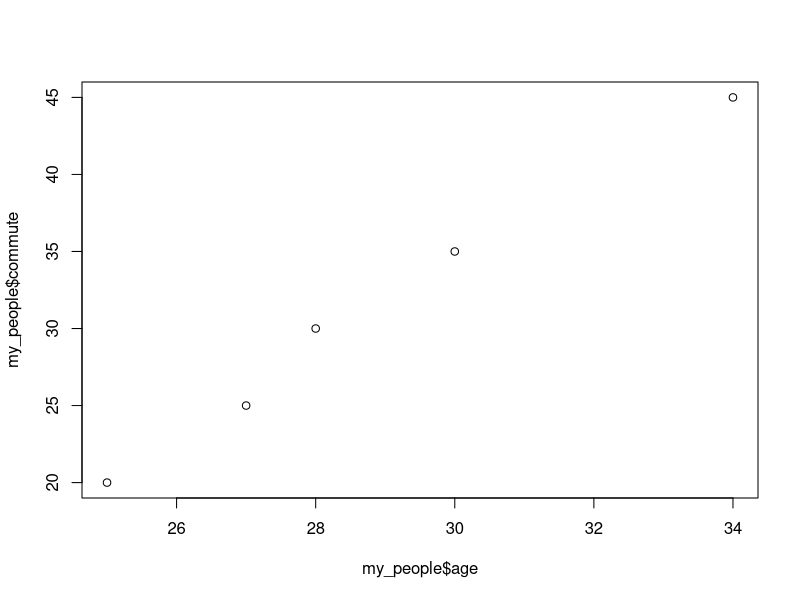
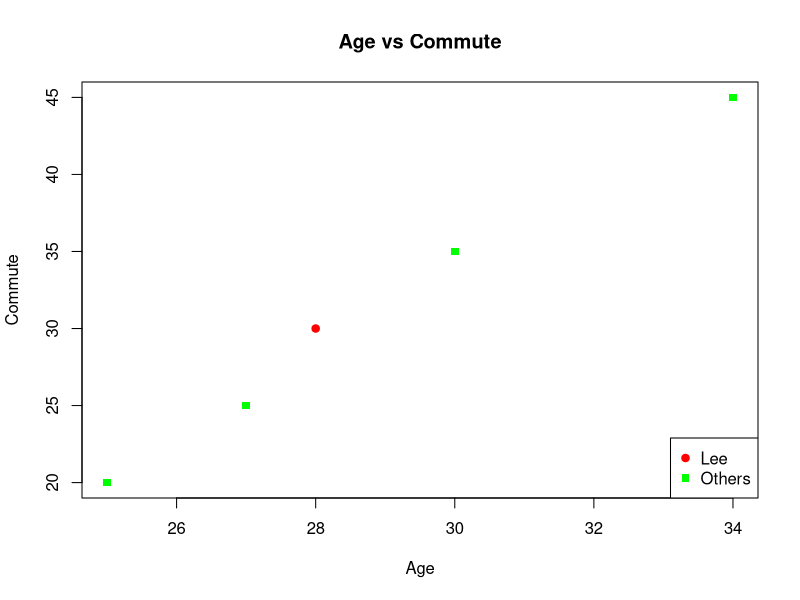
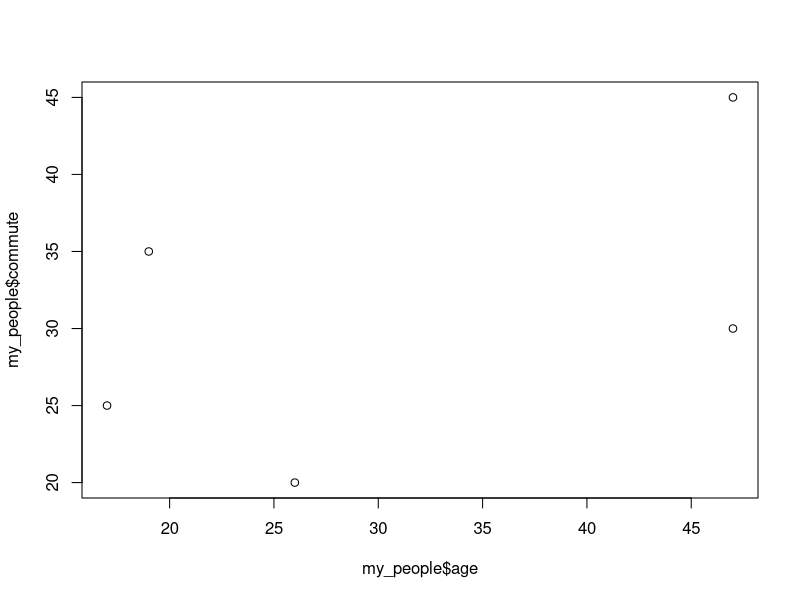

Reproduce these figures in R, in order. (Note: this script raises an error after producing the figures.)
#Basic Data Visualization
#Customizing base R plots
my_people <- data.frame(  
  name = c("Lee", "Smith", "Johnson", "Brown", "Davis"),  
  age = c(28, 34, 25, 30, 27),  
  gender = c("male", "male", "male", "female", "female"),  
  commute = c(30, 45, 20, 35, 25))

#make plot-from class example
plot (my_people$age, my_people$commute)

#Activity: Customizing base R plots- class example
plot(my_people$age, my_people$commute,     
     xlab = "Age",      
     ylab = "Commute",     
     main = "Age vs Commute",     
     pch = ifelse(my_people$name == "Lee", 19, 15),     
     col = ifelse(my_people$name == "Lee", "red", "green"))  

#creating legend and assigning them color and shape-class example
legend("bottomright", c("Lee", "Others"),        
       col = c("red", "green"),        
       pch = c(19, 15))

#Create own dataframe/load data
my_people <- data.frame(  
  name = c("Parbati", "Lekh", "Binita", "Bipina", "Aaviskar"),  
  age = c(47, 47, 26, 19, 17),  
  gender = c("female", "male", "female", "female", "male"),  
  commute = c(30, 45, 20, 35, 25))

#Plot 2 variables
plot(my_people$age, my_people$commute)

#nominal variables cannot be used for making plot (does not work) 
plot(my_people$gender, my_people$commute)

#"main" - for title
#pch- for position of shape, col= for color
#customize R plots
plot(my_people$age, my_people$commute,     
     xlab = "Age",      
     ylab = "Commute",     
     main = "Age vs Commute",     
     pch = ifelse(my_people$name == "Binita", 19, 15),     
     col = ifelse(my_people$name == "Binita", "red", "green")) 

#creating legend and assigning them color and shape
legend("bottomright", c("Binita", "Others"),
col = c("red", "green"),
pch = c(19, 15))

#scatter plot & correlation
#create scatter plot #x=mtcars- built in data frame
scatter.smooth(x=mtcars$mpg, y=mtcars$disp, main="Disp ~ mpg")

#view some rows
head(mtcars)

#Test for a correlation between two variables(miles per gallon and engine displacement)- 
#perform pearson correlation test
cor.test(mtcars$mpg, mtcars$disp) 

#Save and check test results
#Runs same correlation test again & stores all results in the object cor_result for later use
cor_result <- cor.test(mtcars$mpg, mtcars$disp)

#extracts the correlation coefficient (r) from the saved test result.
cor_result$estimate

#extracts p value
cor_result$p.value 

#view correlation between many variables
#install corrplot
install.packages("corrplot")
library("corrplot")

#computes and visualize correlation matrix plot
corrplot(cor(mtcars))
head(mtcars)

#add more options for practice (?corrplot)
(?corrplot)

#Activity Correlation test - Pick any available dataframe containing multiple variables (columns)
data()

#load the dataset
data("iris")

#check the first few rows
head(iris)

#Plot correlation for all variables
#cor() only works on numeric data.
corrplot(cor(iris)) #this does not work if there is non-numeric data, so,

#For non numeric data
numeric_iris <- iris[, sapply(iris, is.numeric)]
corr_matrix <- cor(numeric_iris)
corrplot(corr_matrix)

#check correlation coefficient- 1
cor_result <- cor.test(numeric_iris$Sepal.Length,
                       numeric_iris$Petal.Length)

cor_result$estimate
cor_result$p.value

#check correlation coefficient- 2
cor_result <- cor.test(numeric_iris$Sepal.Width,
                       numeric_iris$Petal.Width)

cor_result$estimate
cor_result$p.value

#check correlation coefficient- 3
cor_result <- cor.test(numeric_iris$Sepal.Length,
                       numeric_iris$Sepal.Width)

cor_result$estimate
cor_result$p.value

#check correlation coefficient- 4
cor_result <- cor.test(numeric_iris$Petal.Length,
                       numeric_iris$Petal.Width)

cor_result$estimate
cor_result$p.value

# Plot strongly correlated variables
scatter.smooth(
  x = numeric_iris$Petal.Length,
  y = numeric_iris$Petal.Width,
  main = "Petal Length vs Petal Width",
  xlab = "Petal Length (cm)",
  ylab = "Petal Width (cm)"
)

#T-test
#Conduct t-test (test for difference in means between two groups)
#Formula: t.test (extra ~ group, data = sleep)	# test group 1 vs 2
t.test (extra ~ group, data = sleep)

#Hypothesis testing: t.test(trees$Girth, mu = 5) 	# test mean vs 5
t.test(trees$Girth, mu = 5)

#Activity: T-test using own dataframe
#creating vector
Student <- c("Binita", "Arsh", "Binj", "Ari", "Kitty", "Pakku", "Anu", "Deo", "Ean", "Sam")

#creating my  dataframe
Student <- data.frame(
  Income = c(30, 80, 50, 55, 52,40, 35, 42, 48, 58),
  Expense = c(60, 30, 70, 62, 58, 45, 56, 61, 80, 25))

  
#perform t-test
  t_test_result <- t.test(Student$Income, Student$Expense)
  
#display the result
  print(t_test_result)
  
#show only p-value
  t_test_result$p.value
  
#ANOVA  
#Conduct ANOVA (test for difference in means between more than two groups)
  res_aov <- aov(weight ~ group, data = PlantGrowth)
  
#view ANOVA table
  summary(res_aov)
 
#Tukey Test: TukeyHSD(res_aov)
  TukeyHSD(res_aov)
  
#Activity-ANOVA
#Make a new dataframe containing 3 groups- at least 10 observations each
#rnorm(30)- random normal data
  data2 <- data.frame(
    data = rep(c("Group1", "Group2", "Group3"), each = 10),
    value = rnorm(30)) 
  
#display first few row
  head(data2)
  
#perform ANOVA
  res_aov2 <- aov(value ~ data, data = data2)
  
#display the ANOVA result
  summary(res_aov2)
  
#perform Tukey HSD test
  Tukey_result <- TukeyHSD(res_aov2)
  
#Display Tukey test result 
  print(tukey_result)
  
#Simple and Multiple Linear Regression
#Simple Linear Regression
  linear_mod <- lm(dist ~ speed, data=cars)
  
#Multiple Linear Regression
  linear_mod2 <- lm(mpg ~ disp + qsec, data=mtcars)  
  
#summary of Multiple Linear Regression
  summary(linear_mod2)
  
#Activity: Simple Statistics
#Examine dataset
data()
data(Orange)

#See the dataset
head(Orange)
str(Orange)

#Choose a dataset and ask a testable question using the data
##Simple Linear Regression #multiple linear regression not possible bcz only 2 variables
linear_mod <- lm(age ~ circumference, data=Orange) 


#summary of simple linear regression model
summary(linear_mod)

#Create a plot for my chosen hypothesis
corrplot(cor(Orange)) #doesnot work bcz of having non-numeric data also

#so, use this- basic scatter plot
plot(Orange$age, Orange$circumference,
     xlab = "Age (days)",
     ylab = "Circumference (mm)",
     main = "Effect of Age on Orange Tree Circumference")

#scatter plot + smooth curve
scatter.smooth(Orange$age, Orange$circumference,
     xlab = "Age (days)",
     ylab = "Circumference (mm)",
     main = "Effect of Age on Orange Tree Circumference")

#scatter plot + smooth curve- slightly alternative way
scatter.smooth(
  x = Orange$age,
  y = Orange$circumference,
  main = "Effect of Age on Orange Tree Circumference",
  xlab = "Age (days) (cm)",
  ylab = "Circumference (mm)")

#Activity- Simple statistics
data()
data(mtcars)
head(mtcars)

#convert am to a factor
mtcars$am <- factor(mtcars$am, labels = c("Automatic", "Manual"))

#perform t-test to compare the means of mpg for cars with automatic and manual transmissions
t.test(mpg ~ am, data = mtcars)

#create boxplot
boxplot(mpg ~ am, data = mtcars, 
        main = "MPG by Transmission Type",      
        xlab = "Transmission Type",      
        ylab = "Miles Per Gallon (mpg)",      
        col = c("blue3", "orange2"))
